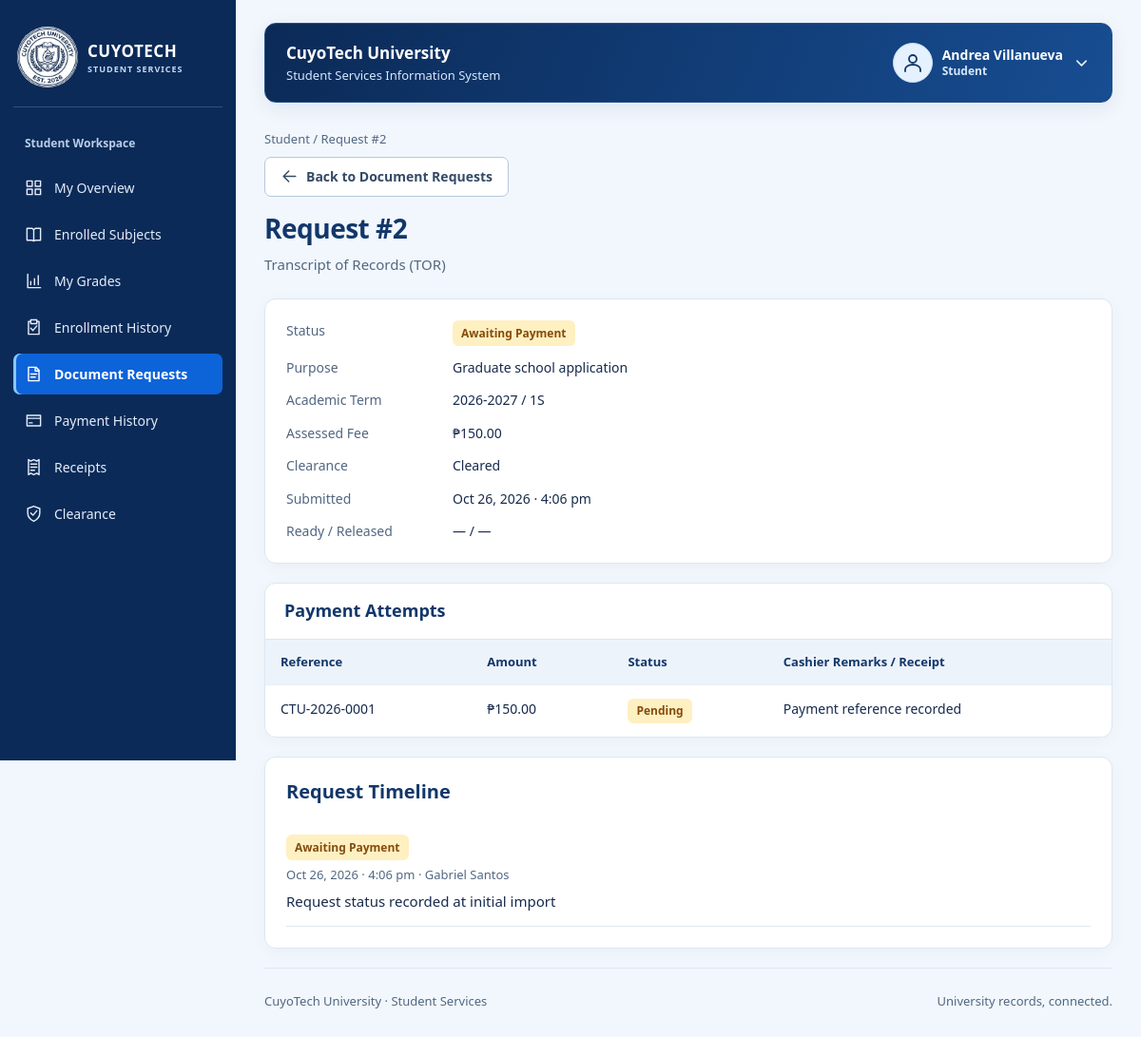
/student/request-details.php?id=2 (signed in), run on the app's committed database.
### tables this page shows
CREATE TABLE IF NOT EXISTS students (
    student_id INT AUTO_INCREMENT PRIMARY KEY,
    account_id INT NOT NULL UNIQUE,
    department_id INT NOT NULL,
    student_number VARCHAR(30) NOT NULL UNIQUE,
    first_name VARCHAR(200) NOT NULL,
    last_name VARCHAR(200) NOT NULL,
    academic_status VARCHAR(20) NOT NULL DEFAULT 'ACTIVE',
    FOREIGN KEY (account_id) REFERENCES accounts(account_id),
    FOREIGN KEY (department_id) REFERENCES departments(department_id)
);

CREATE TABLE IF NOT EXISTS accounts (
    account_id INT AUTO_INCREMENT PRIMARY KEY,
    email VARCHAR(254) NOT NULL UNIQUE,
    password_hash VARCHAR(255) NOT NULL,
    account_role VARCHAR(10) NOT NULL,
    is_active BOOLEAN NOT NULL DEFAULT TRUE,
    created_at DATETIME NOT NULL DEFAULT CURRENT_TIMESTAMP,
    updated_at DATETIME NOT NULL DEFAULT CURRENT_TIMESTAMP ON UPDATE CURRENT_TIMESTAMP
);

CREATE TABLE IF NOT EXISTS document_requests (
    request_id INT AUTO_INCREMENT PRIMARY KEY,
    student_id INT NOT NULL,
    document_type_id INT NOT NULL,
    term_id INT NOT NULL,
    clearance_department_id INT NULL,
    assessed_fee DECIMAL(10,2) NOT NULL,
    purpose VARCHAR(1000) NOT NULL,
    request_status VARCHAR(20) NOT NULL DEFAULT 'PENDING',
    eligibility_status VARCHAR(20) NOT NULL DEFAULT 'UNCHECKED',
    reviewed_by_staff_id INT NULL,
    reviewed_at DATETIME NULL,
    rejection_reason VARCHAR(1000) NULL,
    requested_at DATETIME NOT NULL DEFAULT CURRENT_TIMESTAMP,
    ready_at DATETIME NULL,
    released_at DATETIME NULL,
    FOREIGN KEY (student_id) REFERENCES students(student_id),
    FOREIGN KEY (document_type_id) REFERENCES document_types(document_type_id),
    FOREIGN KEY (term_id) REFERENCES academic_terms(term_id),
    FOREIGN KEY (clearance_department_id) REFERENCES departments(department_id),
    FOREIGN KEY (reviewed_by_staff_id) REFERENCES staff_users(staff_id)
);

CREATE TABLE IF NOT EXISTS document_types (
    document_type_id INT AUTO_INCREMENT PRIMARY KEY,
    document_name VARCHAR(120) NOT NULL UNIQUE,
    fee_amount DECIMAL(10,2) NOT NULL,
    clearance_required BOOLEAN NOT NULL,
    is_active BOOLEAN NOT NULL DEFAULT TRUE
);

CREATE TABLE IF NOT EXISTS academic_terms (
    term_id INT AUTO_INCREMENT PRIMARY KEY,
    academic_year VARCHAR(9) NOT NULL,
    term_code VARCHAR(20) NOT NULL,
    starts_on DATE NOT NULL,
    ends_on DATE NOT NULL,
    UNIQUE (academic_year, term_code)
);

CREATE TABLE IF NOT EXISTS payments (
    payment_id INT AUTO_INCREMENT PRIMARY KEY,
    request_id INT NOT NULL,
    amount DECIMAL(10,2) NOT NULL,
    transaction_ref VARCHAR(100) NULL UNIQUE,
    payment_status VARCHAR(20) NOT NULL DEFAULT 'PENDING',
    submitted_at DATETIME NOT NULL DEFAULT CURRENT_TIMESTAMP,
    verified_by_staff_id INT NULL,
    verified_at DATETIME NULL,
    remarks VARCHAR(1000) NULL,
    FOREIGN KEY (request_id) REFERENCES document_requests(request_id),
    FOREIGN KEY (verified_by_staff_id) REFERENCES staff_users(staff_id)
);

CREATE TABLE IF NOT EXISTS request_status_events (
    event_id INT AUTO_INCREMENT PRIMARY KEY,
    request_id INT NOT NULL,
    changed_by_staff_id INT NULL,
    old_status VARCHAR(20) NULL,
    new_status VARCHAR(20) NOT NULL,
    changed_at DATETIME NOT NULL DEFAULT CURRENT_TIMESTAMP,
    remarks VARCHAR(1000) NULL,
    FOREIGN KEY (request_id) REFERENCES document_requests(request_id),
    FOREIGN KEY (changed_by_staff_id) REFERENCES staff_users(staff_id)
);

### student/request-details.php (the view, shortened to what the rows shown need)
<?php
require_once __DIR__ . '/../includes/workflow.php';
$user = require_role('STUDENT');
$id = positive_id();
$request = request_details($user, $id);
$payments = rows('SELECT p.*,z.receipt_id,z.receipt_number FROM payments p LEFT JOIN receipts z ON z.payment_id=p.payment_id WHERE p.request_id=? ORDER BY p.payment_id DESC', [$id]);
$history = rows('SELECT h.*,TRIM(CONCAT(f.first_name,CHAR(32),f.last_name)) AS full_name FROM request_status_events h LEFT JOIN staff_users f ON f.staff_id=h.changed_by_staff_id WHERE h.request_id=? ORDER BY h.event_id', [$id]);
$title = 'Request #' . $id;
$subtitle = $request['document_name'];
require __DIR__ . '/../includes/header.php';
?>
<section class="panel">
    <dl>
        <dt>Status</dt>
        <dd>
            <?= badge($request['request_status']) ?>
        </dd>
        <dt>Purpose</dt>
        <dd>
            <?= e($request['purpose']) ?>
        </dd>
        <dt>Academic Term</dt>
        <dd>
            <?= e($request['academic_year'] . ' / ' . $request['term_code']) ?>
        </dd>
        <dt>Assessed Fee</dt>
        <dd>
            <?= e(money($request['assessed_fee'])) ?>
        </dd>
        <dt>Clearance</dt>
        <dd>
            <?= $request['clearance_department_id'] ? (clearance_ok($request) ? 'Cleared' : 'Required — not yet cleared') : 'Not required' ?>
        </dd>
        <dt>Submitted</dt>
        <dd>
            <?= e(date_label($request['requested_at'])) ?>
        </dd>
        <dt>Ready / Released</dt>
        <dd>
            <?= e(date_label($request['ready_at'])) ?> / <?= e(date_label($request['released_at'])) ?>
        </dd>
    </dl>
</section>
<section class="panel flush">
    <div class="panel-title">
        <h2>Payment Attempts</h2>
    </div>
    <div class="table-wrap">
        <table>
            <thead>
                <tr>
                    <th>Reference</th>
                    <th>Amount</th>
                    <th>Status</th>
                    <th>Cashier Remarks / Receipt</th>
                </tr>
            </thead>
            <tbody>
                <?php foreach ($payments as $row): ?>
                    <tr>
                        <td>
                            <?= e($row['transaction_ref']) ?>
                        </td>
                        <td>
                            <?= e(money($row['amount'])) ?>
                        </td>
                        <td>
                            <?= badge($row['payment_status']) ?>
                        </td>
                        <td>
                            <?= e($row['remarks']) ?>
                        </td>
                    </tr>
                <?php endforeach; ?>
            </tbody>
        </table>
    </div>
</section>
<section class="panel">
    <h2>Request Timeline</h2>
    <ol class="timeline">
        <?php foreach ($history as $event): ?>
            <li>
                <?= badge($event['new_status']) ?>
                <small>
                    <?= e(date_label($event['changed_at'])) ?> · <?= e($event['full_name'] ?: 'Student submission') ?>
                </small>
                <?= e($event['remarks']) ?>
            </li>
        <?php endforeach; ?>
    </ol>
</section>
<?php require __DIR__ . '/../includes/footer.php'; ?>

### includes/header.php (shortened to what the rows shown need)
<!doctype html>
<html lang="en">
<head>
    <link rel="stylesheet" href="<?= e(url('assets/css/app.css')) ?>">
</head>
<body class="portal-layout">
    <header class="topbar">
        <button type="button" class="menu-toggle" aria-controls="portal-nav" aria-expanded="false"><?= icon('menu') ?> Menu</button>
        <details class="profile-menu">
            <summary aria-label="Open account menu">
                <span class="profile-identity"><strong><?= e($user['full_name']) ?></strong><small><?= e(ui_label($user['role'])) ?></small></span>
            </summary>
        </details>
    </header>
    <div class="shell">
        <?php require __DIR__ . '/sidebar.php'; ?>
        <main class="content" id="main" tabindex="-1">
            <div class="eyebrow">
                <?= e(ui_label($user['role'])) ?> / <?= e(ucwords($title)) ?>
            </div>
            <?php
            $backPages = [
                'account-create' => ['accounts', 'Accounts'],
                'account-edit' => ['accounts', 'Accounts'],
                'request-create' => ['document-requests', 'Document Requests'],
                'request-details' => ['document-requests', 'Document Requests'],
                'payment-create' => ['payments', 'Payments'],
                'payment-details' => ['payments', 'Payments'],
                'enrollment-details' => ['enrollments', 'Enrollments'],
                'grade-entry' => ['grades', 'Grades'],
                'clearance-details' => ['clearances', 'Clearances']
            ];
            $currentPage = basename($_SERVER['SCRIPT_NAME'], '.php');
            $back = $backPages[$currentPage] ?? null;
            if ($back): ?>
                <a class="button secondary back-button" href="<?= e(url(portal($user) . '/' . $back[0] . '.php' . list_query())) ?>"><?= icon('back') ?> Back to <?= e($back[1]) ?></a>
            <?php endif; ?>
            <div class="page-heading">
                <div>
                    <h1>
                        <?= e(ucwords($title)) ?>
                    </h1>
                    <?php if (!empty($subtitle)): ?><p><?= e($subtitle) ?></p><?php endif; ?>
                </div>
            </div>

### includes/sidebar.php
<?php
$menus = [
    'ADMIN' => ['dashboard' => 'Overview', 'accounts' => 'User accounts', 'service-catalog' => 'Service catalog', 'departments' => 'Departments', 'courses' => 'Courses', 'subjects' => 'Subjects', 'terms' => 'Academic terms', 'activity-log' => 'Request activity'],
    'STUDENT' => ['dashboard' => 'My overview', 'subjects' => 'Enrolled subjects', 'grades' => 'My grades', 'enrollments' => 'Enrollment history', 'document-requests' => 'Document requests', 'payments' => 'Payment history', 'receipts' => 'Receipts', 'clearance' => 'Clearance'],
    'REGISTRAR' => ['dashboard' => 'Registrar desk', 'enrollments' => 'Enrollments', 'grades' => 'Grade records', 'document-requests' => 'Document requests', 'clearance-status' => 'Clearance status'],
    'CASHIER' => ['dashboard' => 'Cashier desk', 'payments' => 'Payment verification', 'receipts' => 'Issued receipts'],
    'DEPARTMENT' => ['dashboard' => 'Department desk', 'clearances' => 'Clearance processing', 'students' => 'Department students'],
];
$page = basename($_SERVER['SCRIPT_NAME'], '.php');
$parentPages = [
    'account-create' => 'accounts',
    'account-edit' => 'accounts',
    'account-toggle' => 'accounts',
    'request-create' => 'document-requests',
    'request-details' => 'document-requests',
    'enrollment-details' => 'enrollments',
    'grade-entry' => 'grades',
    'payment-create' => 'payments',
    'payment-details' => 'payments',
    'verify-payment' => 'payments',
    'clearance-details' => 'clearances'
];
$activePage = $parentPages[$page] ?? $page;
?>
<nav class="sidebar" id="portal-nav" aria-label="Portal navigation">
    <a class="brand" href="<?= e(url(portal($user) . '/dashboard.php')) ?>">
        <span class="brand-emblem"><img class="university-logo" src="<?= e(url('assets/images/CuyoTech-Logo.png')) ?>" alt="" width="80" height="80"></span>
        <div>CUYOTECH<small>STUDENT SERVICES</small>
        </div>
    </a>
    <div class="label"><?= e(ui_label($user['role'])) ?> Workspace</div>
    <?php foreach ($menus[$user['role']] as $file => $label): ?>
        <a <?= $activePage === $file ? 'aria-current="page"' : '' ?> class="<?= $activePage === $file ? 'active' : '' ?>" href="<?= e(url(portal($user) . '/' . $file . '.php')) ?>">
            <?= icon($file) ?>
            <?= e(ucwords($label)) ?>
        </a>
    <?php endforeach; ?>
</nav>

### includes/functions.php (shortened to what the rows shown need)
<?php
require_once __DIR__ . '/../config/database.php';
function e($value): string
{
    return htmlspecialchars((string) ($value ?? ''), ENT_QUOTES | ENT_SUBSTITUTE, 'UTF-8');
}
function url(string $path): string
{
    return config()['base_url'] . '/' . ltrim($path, '/');
}
function query(string $sql, array $params = []): PDOStatement
{
    $stmt = db()->prepare($sql);
    $stmt->execute($params);
    return $stmt;
}
function rows(string $sql, array $params = []): array
{
    return query($sql, $params)->fetchAll();
}
function one(string $sql, array $params = []): ?array
{
    return query($sql, $params)->fetch() ?: null;
}
function input(string $name, string $default = ''): string
{
    $value = $_POST[$name] ?? $_GET[$name] ?? $default;
    return is_string($value) ? trim($value) : $default;
}
function positive_id(string $name = 'id'): int
{
    $value = filter_var(input($name), FILTER_VALIDATE_INT, ['options' => ['min_range' => 1]]);
    return $value;
}
function money($value): string
{
    return '₱' . number_format((float) $value, 2);
}
function date_label(?string $value): string
{
    return $value ? (new DateTimeImmutable($value, new DateTimeZone('UTC')))->setTimezone(new DateTimeZone('Asia/Manila'))->format('M j, Y · g:i a') : '—';
}
function badge(string $value): string
{
    return '<span class="badge ' . e(strtolower($value)) . '">' . e(ui_label($value)) . '</span>';
}
function icon(string $name): string
{
    $aliases = ['accounts' => 'users', 'students' => 'student', 'departments' => 'building', 'courses' => 'graduation', 'subjects' => 'book', 'enrollments' => 'enrollment', 'terms' => 'calendar', 'grades' => 'results', 'document-requests' => 'file', 'service-catalog' => 'catalog', 'receipts' => 'receipt', 'payments' => 'payment', 'clearance' => 'shield', 'clearances' => 'shield', 'clearance-status' => 'shield', 'activity-log' => 'activity'];
    $paths = [
        'enrollment' => 'M8 4H5v17h14V4h-3 M8 2h8v5H8z M8 13l3 3 5-6',
        'student' => 'M5 21v-2a7 5 0 0 1 14 0v2 M8 8v3a4 4 0 0 0 8 0V8 M3 5l9-4 9 4-9 4z M21 5v7',
        'building' => 'M4 21V3h16v18 M2 21h20 M8 7h2 M14 7h2 M8 11h2 M14 11h2 M10 21v-6h4v6',
        'graduation' => 'M2 8l10-5 10 5-10 5z M6 11v6q6 5 12 0v-6 M22 8v10',
        'results' => 'M4 3v18h17 M8 17v-4 M13 17V9 M18 17V5',
        'receipt' => 'M5 2l3 2 4-2 4 2 3-2v20l-3-2-4 2-4-2-3 2z M8 8h8 M8 12h8 M8 16h5',
        'shield' => 'M12 2l8 3v6c0 5-4 9-8 11-4-2-8-6-8-11V5z m-4 9 3 3 5-6',
        'catalog' => 'M4 3h16v18H4z M8 7h2 M13 7h3 M8 12h2 M13 12h3 M8 17h2 M13 17h3',
        'back' => 'M20 12H4 m7-7-7 7 7 7',
        'chevron' => 'm6 9 6 6 6-6',
        'dashboard' => 'M3 3h7v7H3z M14 3h7v7h-7z M3 14h7v7H3z M14 14h7v7h-7z',
        'users' => 'M16 21v-2a4 4 0 0 0-4-4H6a4 4 0 0 0-4 4v2 M9 11a4 4 0 1 0 0-8 4 4 0 0 0 0 8 M17 4a4 4 0 0 1 0 8 M22 21v-2a4 4 0 0 0-3-4',
        'book' => 'M3 4h7l2 2 2-2h7v16h-7l-2 1-2-1H3z M12 6v15',
        'calendar' => 'M4 5h16v16H4z M8 2v6 M16 2v6 M4 11h16',
        'file' => 'M5 3h10l4 4v14H5z M14 3v5h5 M8 12h8 M8 16h6',
        'check' => 'm4 12 5 5L20 6',
        'close' => 'm6 6 12 12 M18 6 6 18',
        'payment' => 'M3 5h18v14H3z M3 9h18 M6 15h4',
        'activity' => 'M3 12h4l3-8 4 16 3-8h4',
        'profile' => 'M12 12a4 4 0 1 0 0-8 4 4 0 0 0 0 8 M4 21v-2a8 5 0 0 1 16 0v2',
        'search' => 'M10 17a7 7 0 1 0 0-14 7 7 0 0 0 0 14 m5-2 6 6',
        'add' => 'M12 4v16 M4 12h16',
        'edit' => 'm4 15 12-12 5 5L9 20H4z M14 5l5 5',
        'eye' => 'M2 12s4-7 10-7 10 7 10 7-4 7-10 7S2 12 2 12 M12 15a3 3 0 1 0 0-6 3 3 0 0 0 0 6',
        'logout' => 'M9 4H3v16h6 M9 12h12 m-5-5 5 5-5 5',
        'print' => 'M6 9V3h12v6 M6 17H3V9h18v8h-3 M6 14h12v7H6z',
        'menu' => 'M3 6h18 M3 12h18 M3 18h18',
        'delete' => 'M3 6h18 M9 6V3h6v3 M5 6l1 15h12l1-15 M10 10v7 M14 10v7',
    ];
    $name = $aliases[$name] ?? $name;
    $path = $paths[$name] ?? $paths['file'];
    return '<svg class="icon" viewBox="0 0 24 24" fill="none" stroke="currentColor" stroke-width="1.8" stroke-linecap="round" stroke-linejoin="round" aria-hidden="true" focusable="false"><path d="' . $path . '"/></svg>';
}
function ui_label(string $value): string
{
    $labels = ['ADMIN' => 'Administrator', 'DEPARTMENT' => 'Department Staff', 'UNIVERSITY' => 'University-wide'];
    return $labels[$value] ?? ucwords(strtolower(str_replace('_', ' ', $value)));
}
?>
<?php
function list_query(array $changes = []): string
{
    $params = [];
    return $params ? '?' . http_build_query($params) : '';
}

### data on the page
students: account.account_role "Student", account.account_role "My Overview", account.account_role "Enrolled Subjects", account.account_role "My Grades", account.account_role "Enrollment History", account.account_role "Document Requests", account.account_role "Payment History", account.account_role "Receipts", account.account_role "Clearance"
document_requests: student.document_name "Transcript of Records (TOR)", request_status "Awaiting Payment", student+purpose "Graduate school application", student.term_code "2026-2027 / 1S", money($request['assessed_fee']) "₱150.00", requested_at "Oct 26, 2026 · 4:06 pm", ready_at "—", released_at "—"
payments: transaction_ref "CTU-2026-0001", amount "₱150.00", payment_status "Pending", remarks "Payment reference recorded"
request_status_events: new_status "Awaiting Payment", changed_at "Oct 26, 2026 · 4:06 pm", full_name "Gabriel Santos", remarks "Request status recorded at initial import"

### other printed values
$user['full_name'] "Andrea Villanueva"
$title "Request #2"
$back[1] "Document Requests"
